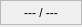
<?xml version="1.0" encoding="UTF-8"?>
<ui version="4.0">
 <class>widgetCurrentBoxIdEditToReach</class>
 <widget class="QWidget" name="widgetCurrentBoxIdEditToReach">
  <property name="geometry">
   <rect>
    <x>0</x>
    <y>0</y>
    <width>82</width>
    <height>27</height>
   </rect>
  </property>
  <property name="windowTitle">
   <string>Form</string>
  </property>
  <widget class="QStackedWidget" name="stackedWidget">
   <property name="geometry">
    <rect>
     <x>0</x>
     <y>0</y>
     <width>82</width>
     <height>25</height>
    </rect>
   </property>
   <property name="frameShape">
    <enum>QFrame::StyledPanel</enum>
   </property>
   <property name="frameShadow">
    <enum>QFrame::Plain</enum>
   </property>
   <property name="lineWidth">
    <number>1</number>
   </property>
   <property name="midLineWidth">
    <number>0</number>
   </property>
   <property name="currentIndex">
    <number>0</number>
   </property>
   <widget class="QWidget" name="page_currentBoxId">
    <widget class="QPushButton" name="pushbutton_flat_current_slash_max">
     <property name="geometry">
      <rect>
       <x>0</x>
       <y>0</y>
       <width>80</width>
       <height>23</height>
      </rect>
     </property>
     <property name="text">
      <string>--- / ---</string>
     </property>
     <property name="flat">
      <bool>true</bool>
     </property>
    </widget>
   </widget>
   <widget class="QWidget" name="page_editToReach">
    <widget class="QLineEdit" name="lineEdit_boxIDToReach">
     <property name="geometry">
      <rect>
       <x>0</x>
       <y>0</y>
       <width>40</width>
       <height>23</height>
      </rect>
     </property>
     <property name="text">
      <string/>
     </property>
    </widget>
    <widget class="QPushButton" name="pushbutton_flat_slash_max">
     <property name="geometry">
      <rect>
       <x>40</x>
       <y>0</y>
       <width>40</width>
       <height>23</height>
      </rect>
     </property>
     <property name="text">
      <string>/---</string>
     </property>
     <property name="flat">
      <bool>true</bool>
     </property>
    </widget>
   </widget>
  </widget>
 </widget>
 <resources/>
 <connections/>
</ui>
